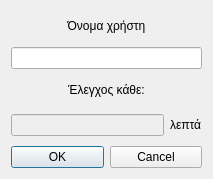
<?xml version="1.0" encoding="UTF-8"?>
<ui version="4.0">
 <class>EPN_Dialog</class>
 <widget class="QDialog" name="EPN_Dialog">
  <property name="geometry">
   <rect>
    <x>0</x>
    <y>0</y>
    <width>213</width>
    <height>179</height>
   </rect>
  </property>
  <property name="windowTitle">
   <string>e-protocol notification</string>
  </property>
  <layout class="QVBoxLayout" name="verticalLayout">
   <item>
    <widget class="QLabel" name="label">
     <property name="text">
      <string>Όνομα χρήστη</string>
     </property>
     <property name="alignment">
      <set>Qt::AlignCenter</set>
     </property>
    </widget>
   </item>
   <item>
    <widget class="QLineEdit" name="usernameEdit"/>
   </item>
   <item>
    <widget class="QLabel" name="label_2">
     <property name="text">
      <string>Έλεγχος κάθε:</string>
     </property>
     <property name="alignment">
      <set>Qt::AlignCenter</set>
     </property>
    </widget>
   </item>
   <item>
    <layout class="QHBoxLayout" name="horizontalLayout_2">
     <item>
      <widget class="QLineEdit" name="minEdit">
       <property name="enabled">
        <bool>false</bool>
       </property>
       <property name="readOnly">
        <bool>true</bool>
       </property>
      </widget>
     </item>
     <item>
      <widget class="QLabel" name="label_3">
       <property name="text">
        <string>λεπτά</string>
       </property>
      </widget>
     </item>
    </layout>
   </item>
   <item>
    <layout class="QHBoxLayout" name="horizontalLayout">
     <item>
      <widget class="QPushButton" name="okButton">
       <property name="text">
        <string>OK</string>
       </property>
      </widget>
     </item>
     <item>
      <widget class="QPushButton" name="cancelButton">
       <property name="text">
        <string>Cancel</string>
       </property>
      </widget>
     </item>
    </layout>
   </item>
  </layout>
 </widget>
 <layoutdefault spacing="6" margin="11"/>
 <tabstops>
  <tabstop>usernameEdit</tabstop>
  <tabstop>minEdit</tabstop>
  <tabstop>okButton</tabstop>
  <tabstop>cancelButton</tabstop>
 </tabstops>
 <resources/>
 <connections>
  <connection>
   <sender>usernameEdit</sender>
   <signal>returnPressed()</signal>
   <receiver>okButton</receiver>
   <slot>click()</slot>
   <hints>
    <hint type="sourcelabel">
     <x>175</x>
     <y>47</y>
    </hint>
    <hint type="destinationlabel">
     <x>87</x>
     <y>153</y>
    </hint>
   </hints>
  </connection>
 </connections>
</ui>
